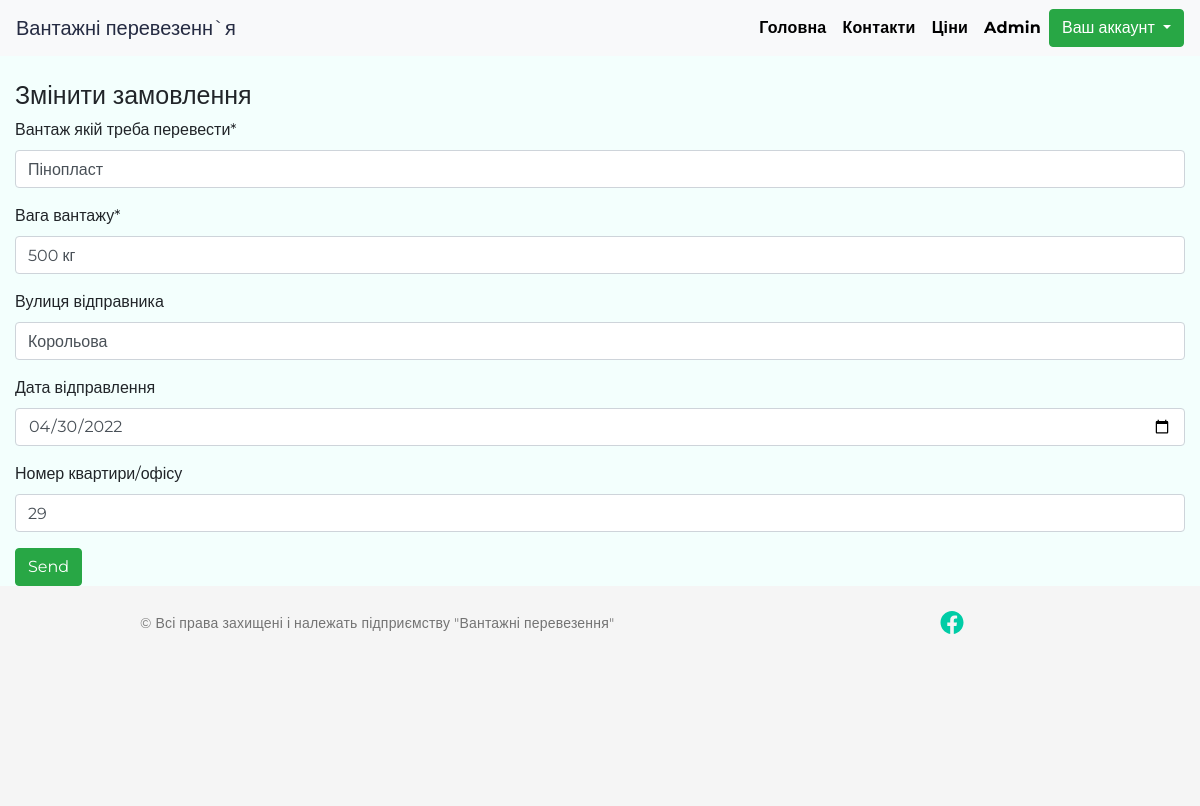
Page /orders/edit/2 (signed in) on the committed database.
### app.py (models this page shows, shortened)
class Orders(db.Model):
    __tablename__ = "orders"
    id_orders = db.Column(db.Integer, primary_key = True)
    id_user= db.Column(db.Integer,db.ForeignKey('users.id_users'))
    cargo = db.Column(db.String(150))
    weight = db.Column(db.String(60))
    check_orders = db.Column(db.String(50),default = "В обробці")
    ts_orders = db.Column(db.DateTime,default = datetime.utcnow)
    city_sender= db.Column(db.Integer,db.ForeignKey('citys.id'))
    street_sender= db.Column(db.String(255))
    house_number = db.Column(db.Integer)
    date_senders = db.Column(db.Date)
    date_recipients = db.Column(db.Date)
    pay_method = db.Column(db.String(60))
    suma = db.Column(db.String(60),default ="__")
    user = db.relationship('Users', backref=db.backref("orders",overlaps ="citys,user",cascade="all, delete-orphan",lazy = "dynamic"),overlaps = "citys,users")
    city = db.relationship('Citys', backref=db.backref("orders", overlaps ="citys,users",cascade="all, delete-orphan",lazy = "dynamic"),overlaps = "citys,users")

### app.py (the view, shortened to what this page needs)
@app.route('/orders/edit/<int:id>',methods = ['GET', 'POST'])
def edit_order(id):
    order  = Orders.query.get_or_404(id)
    form = AddOrdersForm()
    form.city_sender.choices =  [(s.id,s.city) for s in Citys.query]
    form.cargo.data = order.cargo
    form.weight.data = order.weight
    form.city_sender.data = order.city
    form.street_sender.data = order.street_sender
    form.house_number.data = order.house_number
    form.date_senders.data = order.date_senders
    return render_template('edit_orders.html',form = form)

### app.py
class  AddOrdersForm(FlaskForm):
	  cargo = StringField("Вантаж якій треба перевести*",validators =[DataRequired()])
	  weight =  StringField("Вага вантажу*",validators =[DataRequired()])
	  city_sender = SelectField("Місто відправника(селище)",choices=[],validators = [DataRequired()])
	  street_sender =  StringField( "Вулиця відправника", validators = [DataRequired()],render_kw={"placeholder":"Вкажіть вулицю"}  )
	  house_number = StringField("Номер квартири/офісу")
	  date_senders = DateField("Дата відправлення",validators = [DataRequired()],format = '%Y-%m-%d')
	  pay_method = RadioField("Спосіб оплати", validators = [DataRequired()],choices=[('Карткою'),('Готівкою')])

### app.py (called while the page is built)
@login.user_loader
def load_user(id_users):
    return Users.query.get(int(id_users))

### templates/edit_orders.html (shortened to what this page needs)
{% extends "base.html" %}
{% import 'bootstrap/wtf.html' as wtf %}
{% block body %}
        <div class=" col-12">
            <h1 class=" mt-4 ">Змінити замовлення</h1>
            <form method="post" action="">
                {{wtf.form_field(form.cargo)}}
                {{wtf.form_field(form.weight)}}
                {{wtf.form_field(form.street_sender)}}
                {{wtf.form_field(form.date_senders)}}
                {{wtf.form_field(form.house_number)}}
                <button type="submit" class="btn btn-success">Send</button>
            </form>
        </div>
        </div>
{% endblock %}

### static/style.css (style rules this page uses)
* { padding: 0; margin: 0; }
html { position: relative; min-height: 100%; }
body { background-color: #F3FFFD; font-family: 'Montserrat', sans-serif; font-size: 16px; min-height: 100%; height: 100%; margin-bottom: 100px; }
@media (max-width:1200px) { body { margin-bottom: 220px; } }
@media (max-width:1200px) { h1 { font-size: 25px; } }

### rows in the picture
Orders: cargo "Пінопласт", weight "500 кг", street_sender "Корольова", date_senders "04/30/2022", house_number "29"
